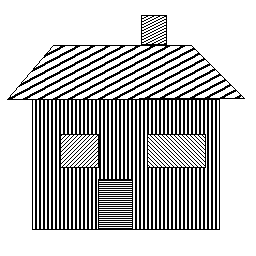
#> input picture Lab_Works/Image_Processing/Filtering_in_Frequency_Domain/data/Fourier/house.png, 256 x 256 px, found by its file name
$ jupyter execute --allow-errors filtering_in_frequency_domain.ipynb
#> lines starting #> are read from the running program, lines starting #| are printed output that depends on the picture; after the words box and inside, x2 and y2 are one past the last pixel; in counts of white or black regions, pixels touching at a corner belong together
<div style="display:flex; justify-content:space-between; align-items:center; width:100%; margin:8px 0 24px 0;">
  <div style="text-align:left;">

  </div>
  <div style="text-align:right; font-size:18px; font-weight:600; color:#17324d; line-height:1.35;">
    MSc. CORO DASSIP
  </div>
</div>

<div style="border:2px solid #333; padding:14px 20px; margin:15px auto 25px auto; width:85%; max-width:900px; box-sizing:border-box; text-align:center;">
  <h1 style="margin:0;"><b>Filtering in Frequency Domain</b></h1>
</div>

This notebook executes the Fourier-domain analysis and filtering experiments, including spectrum characterization, transfer-function design, reconstruction, periodic-interference suppression, parameter sensitivity, and numerical validation.

## Setup — Environment and Configuration

[cell 1]
from pathlib import Path
import numpy as np
import matplotlib.pyplot as plt
from PIL import Image

np.set_printoptions(precision=3, suppress=True)

print("NumPy:", np.__version__)
print("Setup: PASS")

### 0.1 Locate the Lab Automatically

Resolve the module directory and repository-relative paths.

[cell 2]
def find_lab_root():
    cwd = Path.cwd().resolve()

    for candidate in [cwd, *cwd.parents]:
        if (candidate / "data" / "Fourier").exists():
            return candidate

        nested = (
            candidate
            / "Lab_Works"
            / "Image_Processing"
            / "Filtering_in_Frequency_Domain"
        )

        if (nested / "data" / "Fourier").exists():
            return nested

    raise FileNotFoundError(
        "Could not locate Filtering_in_Frequency_Domain."
    )


LAB_ROOT = find_lab_root()
DATA_DIR = LAB_ROOT / "data"
OUTPUT_DIR = LAB_ROOT / "outputs" / "figures"
OUTPUT_DIR.mkdir(parents=True, exist_ok=True)

print("Lab root:", LAB_ROOT)
print("Data dir:", DATA_DIR)
print("Output  :", OUTPUT_DIR)

### 0.2 Reusable helpers

[cell 3]
def load_gray(path):
    return np.asarray(
        Image.open(path).convert("L"),
        dtype=np.float32
    )


def normalize01(array):
    array = np.asarray(array, dtype=np.float64)
    lo = array.min()
    hi = array.max()

    if np.isclose(lo, hi):
        return np.zeros_like(array)

    return (array - lo) / (hi - lo)


def show_gray(ax, image, title, cmap="gray"):
    ax.imshow(image, cmap=cmap)
    ax.set_title(title)
    ax.axis("off")


def save_figure(fig, filename):
    path = OUTPUT_DIR / filename
    fig.savefig(path, dpi=160, bbox_inches="tight")
    print("Saved:", path.name)


def fft2_centered(image):
    return np.fft.fftshift(np.fft.fft2(image))


def inverse_fft2_centered(F_shifted):
    return np.real(
        np.fft.ifft2(
            np.fft.ifftshift(F_shifted)
        )
    )


def log_magnitude(F_shifted):
    return np.log1p(np.abs(F_shifted))


def fft_roundtrip_tolerance(image, safety_factor=32.0):
    image = np.asarray(image)

    if np.issubdtype(image.dtype, np.floating):
        dtype = image.dtype
    else:
        dtype = np.float64

    eps = np.finfo(dtype).eps
    scale = max(
        1.0,
        float(np.max(np.abs(image)))
    )

    return safety_factor * eps * scale


def mse(reference, test):
    reference = np.asarray(
        reference,
        dtype=np.float64
    )
    test = np.asarray(
        test,
        dtype=np.float64
    )

    return np.mean(
        (reference - test) ** 2
    )


def psnr(reference, test, peak=255.0):
    error = mse(reference, test)

    if np.isclose(error, 0.0):
        return np.inf

    return 10 * np.log10(
        (peak ** 2) / error
    )


def mean_gradient_magnitude(image):
    gy, gx = np.gradient(
        np.asarray(
            image,
            dtype=np.float64
        )
    )

    return np.mean(
        np.hypot(gx, gy)
    )


def ringing_overshoot(image, low=0.0, high=255.0):
    image = np.asarray(
        image,
        dtype=np.float64
    )

    above = max(
        float(image.max() - high),
        0.0
    )
    below = max(
        float(low - image.min()),
        0.0
    )

    return max(above, below)

## 1. Spatial-Frequency Characterization

Generate the controlled sinusoidal patterns and compare their measured spectra.

[cell 4]
width = 512
x = np.linspace(0, 1, width, endpoint=False)

low_signal = np.sin(2 * np.pi * 4 * x)
high_signal = np.sin(2 * np.pi * 32 * x)

low_image = np.tile(low_signal, (180, 1))
high_image = np.tile(high_signal, (180, 1))

fig, axes = plt.subplots(2, 2, figsize=(12, 6))

axes[0, 0].plot(x, low_signal)
axes[0, 0].set_title("4 cycles — low frequency")

show_gray(
    axes[0, 1],
    low_image,
    "Low spatial frequency"
)

axes[1, 0].plot(x, high_signal)
axes[1, 0].set_title("32 cycles — high frequency")

show_gray(
    axes[1, 1],
    high_image,
    "High spatial frequency"
)

fig.tight_layout()
save_figure(fig, "01_spatial_frequency.png")
plt.show()

## 2. 1-D DFT Validation with Synthetic Sinusoids

Compute the 1-D FFT experiment and verify the expected spectral peaks.

[cell 5]
n = np.arange(128)

signal = (
    np.sin(2 * np.pi * 5 * n / len(n))
    + 0.45 * np.sin(2 * np.pi * 18 * n / len(n))
)

F_signal = np.fft.fft(signal)
frequencies = np.fft.fftfreq(len(signal))

fig, axes = plt.subplots(1, 2, figsize=(12, 4))

axes[0].plot(n, signal)
axes[0].set_title("Signal = two sinusoids")

axes[1].stem(
    frequencies[:64],
    np.abs(F_signal[:64])
)
axes[1].set_title("FFT magnitude")
axes[1].set_xlabel("Frequency")

fig.tight_layout()
save_figure(fig, "02_fft_1d.png")
plt.show()

## 3. The 2-D Fourier Transform for Images

Compute centered 2-D spectra for representative supplied images.

[cell 6]
house = load_gray(
    DATA_DIR / "Fourier" / "house.png"
)

F_house = fft2_centered(house)

fig, axes = plt.subplots(1, 3, figsize=(15, 5))

show_gray(
    axes[0],
    house,
    "House — spatial domain"
)
show_gray(
    axes[1],
    log_magnitude(F_house),
    "Log magnitude spectrum"
)
show_gray(
    axes[2],
    np.angle(F_house),
    "Phase spectrum",
    cmap="twilight"
)

fig.tight_layout()
save_figure(fig, "03_house_spectrum.png")
plt.show()

## 4. 2-D Spectrum Interpretation

Compare spectral orientation and repetition signatures across the supplied dataset.

[cell 7]
size = 256
coords = np.arange(size)

vertical = np.tile(
    np.sin(2 * np.pi * 16 * coords / size),
    (size, 1)
)

horizontal = vertical.T

xx, yy = np.meshgrid(coords, coords)

diagonal = np.sin(
    2 * np.pi * 12 * (xx + yy) / size
)

patterns = [
    ("Vertical stripes", vertical),
    ("Horizontal stripes", horizontal),
    ("Diagonal stripes", diagonal),
]

fig, axes = plt.subplots(3, 2, figsize=(10, 13))

for row, (name, pattern) in enumerate(patterns):
    F = fft2_centered(pattern)

    show_gray(
        axes[row, 0],
        pattern,
        name
    )
    show_gray(
        axes[row, 1],
        log_magnitude(F),
        f"{name} — spectrum"
    )

fig.tight_layout()
save_figure(fig, "04_orientation_spectra.png")
plt.show()

[cell 8]
fourier_files = [
    "squares.png",
    "textures.jpg",
    "tiled.png",
    "zebra-wall.png",
]

fig, axes = plt.subplots(
    len(fourier_files),
    2,
    figsize=(12, 4 * len(fourier_files))
)

#> (the rest of this cell did not finish here and is left out)

## 5. Inverse FFT and Reconstruction

Reconstruct the selected image and quantify numerical reconstruction error.

[cell 9]
reconstructed_house = inverse_fft2_centered(
    F_house
)

absolute_error = np.abs(
    house.astype(np.float64)
    - reconstructed_house
)
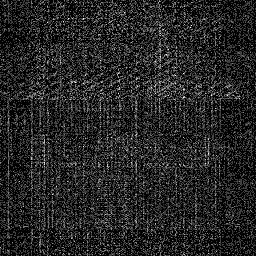
#> absolute_error: shape (256, 256) float64; min 0, max 1.14e-13, mean 1.63e-14; drawn with min black and max white

reconstruction_tolerance = fft_roundtrip_tolerance(
    house
)
#> in fft_roundtrip_tolerance, `scale = max( 1.0, float(np.max(np.abs(image))) )`: scale = 255
#> reconstruction_tolerance = 0.000973

print(
    "Maximum reconstruction error:",
    f"{absolute_error.max():.6e}"
)
#| Maximum reconstruction error: 1.136868e-13

print(
    "Float-aware tolerance:",
    f"{reconstruction_tolerance:.6e}"
)
#| Float-aware tolerance: 9.727478e-04

fig, axes = plt.subplots(1, 3, figsize=(15, 5))

show_gray(
    axes[0],
    house,
    "Original"
)
show_gray(
    axes[1],
    reconstructed_house,
    "IFFT reconstruction"
)
show_gray(
    axes[2],
    absolute_error,
    "Absolute error"
)

fig.tight_layout()
save_figure(fig, "06_reconstruction.png")
plt.show()

## 6. Magnitude–Phase Analysis

Run the magnitude/phase exchange and reconstruction experiments.

#> (a cell that did not finish here is left out)

#> (a cell that did not finish here is left out)

## 7. Frequency-Domain Filtering

Validate the reusable FFT filtering pipeline with an identity transfer function.

[cell 12]
def apply_frequency_filter(image, H):
    image = np.asarray(image, dtype=np.float64)
    H = np.asarray(H, dtype=np.float64)

    if image.shape != H.shape:
        raise ValueError(
            f"Image shape {image.shape} and filter shape {H.shape} must match."
        )

    F_shifted = fft2_centered(image)
    G_shifted = F_shifted * H
    result = inverse_fft2_centered(G_shifted)

    return result, F_shifted, G_shifted


identity_filter = np.ones(
    house.shape,
    dtype=np.float64
)
#> identity_filter: shape (256, 256) float64; every value is 1

identity_result, identity_spectrum, identity_filtered_spectrum = (
    apply_frequency_filter(
        house,
        identity_filter
    )
)

identity_error = np.max(
    np.abs(
        identity_result
        - house.astype(np.float64)
    )
)
#> identity_error = 1.14e-13

identity_tolerance = fft_roundtrip_tolerance(
    house
)
#> identity_tolerance = 0.000973

assert identity_result.shape == house.shape
assert np.isfinite(identity_result).all()
assert identity_error <= identity_tolerance

fig, axes = plt.subplots(1, 3, figsize=(15, 5))

show_gray(axes[0], house, "Input image")
show_gray(
    axes[1],
    log_magnitude(identity_spectrum),
    "Centered spectrum"
)
show_gray(
    axes[2],
    identity_result,
    f"Identity-filter reconstruction\nmax error={identity_error:.2e}"
)

fig.tight_layout()
save_figure(fig, "07_frequency_filter_pipeline.png")
plt.show()

print(
    "Frequency-domain pipeline: PASS | "
    f"maximum identity error = {identity_error:.3e} | "
    f"tolerance = {identity_tolerance:.3e}"
)
#| Frequency-domain pipeline: PASS | maximum identity error = 1.137e-13 | tolerance = 9.727e-04

## 8. Frequency Distance Grid

Construct and validate the radial frequency grid.

[cell 13]
def frequency_distance_grid(shape):
    rows, cols = shape
    cy = rows // 2
    cx = cols // 2

    y, x = np.ogrid[:rows, :cols]

    return np.sqrt(
        (y - cy) ** 2
        + (x - cx) ** 2
    )


D_house = frequency_distance_grid(
    house.shape
)

plt.figure(figsize=(6, 5))
plt.imshow(
    D_house,
    cmap="viridis"
)
plt.title("Distance from frequency origin")
plt.colorbar(
    label="Frequency-bin distance"
)
plt.axis("off")
plt.show()

## 9. Ideal, Gaussian, and Butterworth Low-Pass Filters

Compare the three low-pass families under controlled cutoff settings.

[cell 14]
def ideal_low_pass(shape, cutoff):
    D = frequency_distance_grid(shape)
    return (D <= cutoff).astype(np.float32)


def gaussian_low_pass(shape, cutoff):
    D = frequency_distance_grid(shape)

    return np.exp(
        -(D ** 2)
        / (2 * cutoff ** 2)
    )


def butterworth_low_pass(
    shape,
    cutoff,
    order=2
):
    D = frequency_distance_grid(shape)

    return 1.0 / (
        1.0
        + (
            D
            / max(float(cutoff), 1e-12)
        ) ** (2 * order)
    )


cutoff = 30

H_ideal_lp = ideal_low_pass(
    house.shape,
    cutoff
)

H_gaussian_lp = gaussian_low_pass(
    house.shape,
    cutoff
)

H_butterworth_lp = butterworth_low_pass(
    house.shape,
    cutoff,
    order=2
)

house_ideal_lp, _, _ = apply_frequency_filter(
    house,
    H_ideal_lp
)
#> in apply_frequency_filter (call 2), `H = np.asarray(H, dtype=np.float64)`:
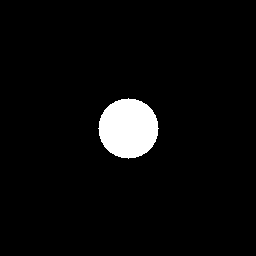
#> H: shape (256, 256) float64; values 0 (black) and 1 (white), 4.3% white; 1 white region, box (x1, y1, x2, y2) and area: (98, 98, 159, 159) 2821
#> in inverse_fft2_centered (call 3), `return np.real( np.fft.ifft2( np.fft.ifftshift(F_shifted) ) )`:
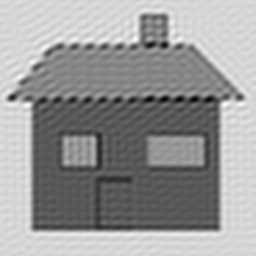
#> returned value: shape (256, 256) float64; min 38.17, max 296.6, mean 193.8; drawn with min black and max white

house_gaussian_lp, _, _ = apply_frequency_filter(
    house,
    H_gaussian_lp
)

house_butterworth_lp, _, _ = apply_frequency_filter(
    house,
    H_butterworth_lp
)

fig, axes = plt.subplots(
    2,
    3,
    figsize=(15, 10)
)

show_gray(
    axes[0, 0],
    H_ideal_lp,
    "Ideal LPF"
)

show_gray(
    axes[0, 1],
    H_gaussian_lp,
    "Gaussian LPF"
)

show_gray(
    axes[0, 2],
    H_butterworth_lp,
    "Butterworth LPF"
)

show_gray(
    axes[1, 0],
    house_ideal_lp,
    "Ideal result"
)

show_gray(
    axes[1, 1],
    house_gaussian_lp,
    "Gaussian result"
)

show_gray(
    axes[1, 2],
    house_butterworth_lp,
    "Butterworth result"
)

fig.tight_layout()
save_figure(
    fig,
    "09_lpf_comparison.png"
)
#> in save_figure (call 7), `fig.savefig(path, dpi=160, bbox_inches="tight")`:
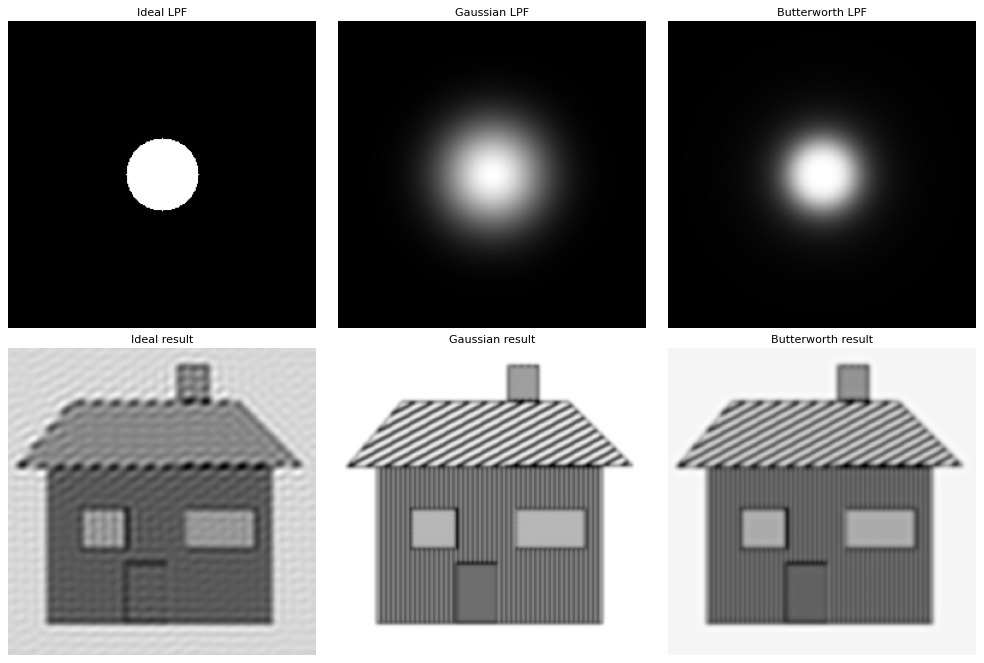
#> figure drawn by matplotlib, 6 panels
plt.show()


lpf_quality_metrics = {
    "Ideal": {
        "mse": mse(
            house,
            house_ideal_lp
        ),
        "psnr": psnr(
            house,
            house_ideal_lp
        ),
        "edge_strength": mean_gradient_magnitude(
            house_ideal_lp
        ),
    },
    "Gaussian": {
        "mse": mse(
            house,
            house_gaussian_lp
        ),
        "psnr": psnr(
            house,
            house_gaussian_lp
        ),
        "edge_strength": mean_gradient_magnitude(
            house_gaussian_lp
        ),
    },
    "Butterworth n=2": {
        "mse": mse(
            house,
            house_butterworth_lp
        ),
        "psnr": psnr(
            house,
            house_butterworth_lp
        ),
        "edge_strength": mean_gradient_magnitude(
            house_butterworth_lp
        ),
    },
}
#> in psnr, `error = mse(reference, test)`: error = 8392.8
#> in mean_gradient_magnitude, `gy, gx = np.gradient( np.asarray( image, dtype=np.float64 ) )`:
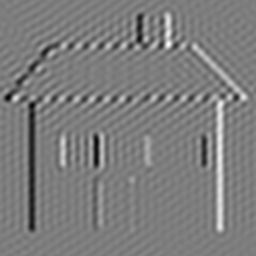
#> gx: shape (256, 256) float64; min -34.56, max 35.74, mean 0; drawn with min black and max white
#> in mean_gradient_magnitude (call 2), `gy, gx = np.gradient( np.asarray( image, dtype=np.float64 ) )`:
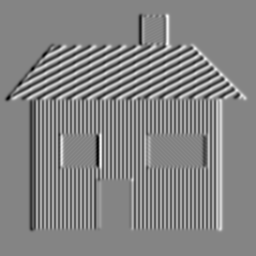
#> gx: shape (256, 256) float64; min -47.39, max 43.59, mean 0; drawn with min black and max white

[cell 15]
orders = [1, 2, 4, 8]
butterworth_order_results = []

fig, axes = plt.subplots(
    len(orders),
    2,
    figsize=(11, 15)
)

for row, order in enumerate(orders):
    H = butterworth_low_pass(
        house.shape,
        cutoff,
        order=order
    )

    result, _, _ = apply_frequency_filter(
        house,
        H
    )

    butterworth_order_results.append({
        "order": order,
        "mse": mse(
            house,
            result
        ),
        "edge_strength": mean_gradient_magnitude(
            result
        ),
    })

    show_gray(
        axes[row, 0],
        H,
        f"Butterworth n={order}"
    )

    show_gray(
        axes[row, 1],
        result,
        f"Result n={order}"
    )
#> this loop made 4 passes
#> pass 1, in apply_frequency_filter (call 5), `H = np.asarray(H, dtype=np.float64)`:
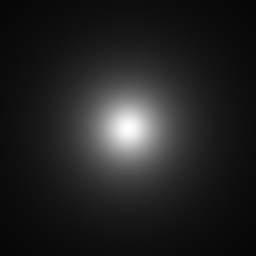
#> H: shape (256, 256) float64; min 0.0267, max 1, mean 0.137
#> pass 1, in apply_frequency_filter (call 5), `result = inverse_fft2_centered(G_shifted)`:
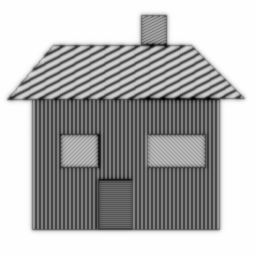
#> result: shape (256, 256) float64; min 48.97, max 255.1, mean 193.8; drawn with min black and max white
#> pass 1, in mean_gradient_magnitude (call 4), `gy, gx = np.gradient( np.asarray( image, dtype=np.float64 ) )`:
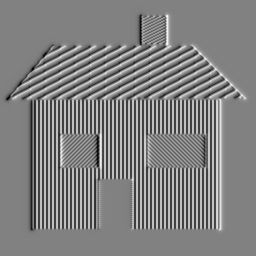
#> gx: shape (256, 256) float64; min -46.28, max 45.18, mean 0; drawn with min black and max white
#> after the loop, butterworth_order_results = 4 items

fig.tight_layout()
save_figure(
    fig,
    "10_butterworth_orders.png"
)
#> in save_figure (call 8), `fig.savefig(path, dpi=160, bbox_inches="tight")`:
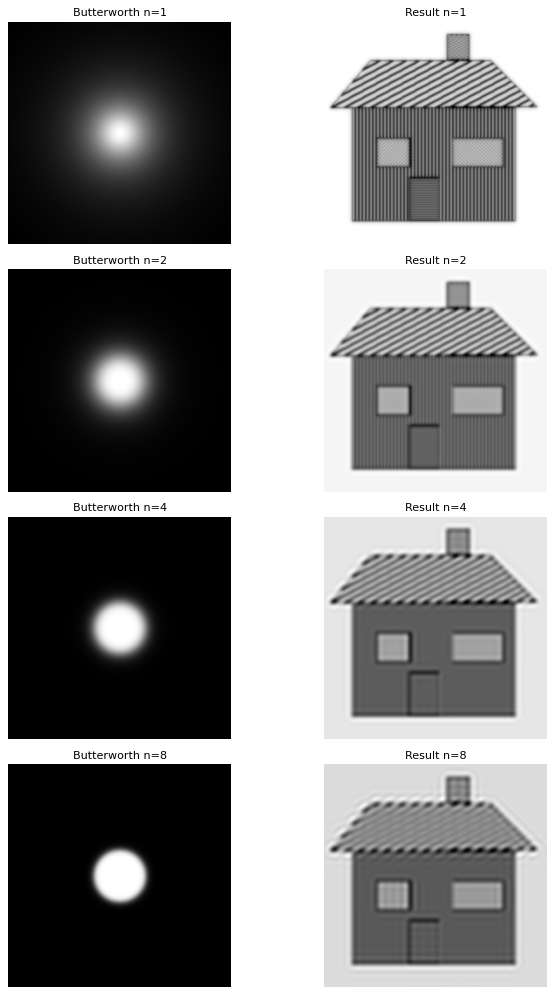
#> figure drawn by matplotlib, 8 panels
plt.show()

## 10. Ringing and the Gibbs Phenomenon

Measure ringing under increasingly sharp spectral transitions.

[cell 16]
square = np.zeros(
    (256, 256),
    dtype=np.float32
)

square[64:192, 64:192] = 255.0

ring_cutoff = 22

Hi = ideal_low_pass(
    square.shape,
    ring_cutoff
)
#> (the rest of the program and of its run is left out)
